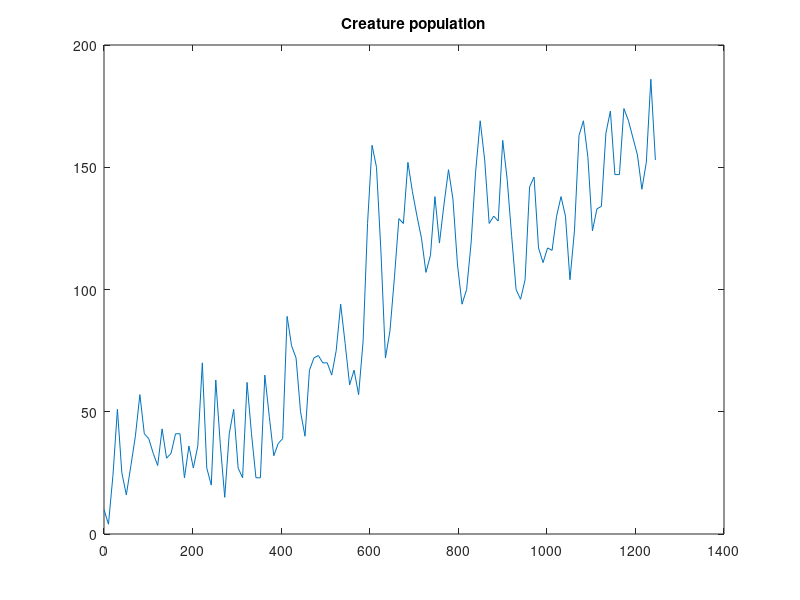

The MATLAB source for this figure: (Note: this script raises an error after producing the figure.)
close all; clear; clc;

%% read data
time = csvread('time.csv');
counts = csvread('counts.csv');
velocities = csvread('velocities.csv');
sights = csvread('sights.csv');
sizes = csvread('sizes.csv');

%% Plot count
figure()
plot(time, counts);
title('Creature population');

%% Velocities histogram

figure()
for i = 1:size(velocities, 1)
   temp1 = velocities(i, :);
   temp2 = temp1(temp1 > 0);
   histogram(temp2)
   pause(0.1)
end

%% Sights
figure()
for i = 1:size(sights, 1)
   temp1 = sights(i, :);
   temp2 = temp1(temp1 > 0);
   histogram(temp2)
   pause(0.1)
end

%% Sizes
figure()
for i = 1:size(sizes, 1)
   temp1 = sizes(i, :);
   temp2 = temp1(temp1 > 0);
   histogram(temp2)
   pause(0.1)
end